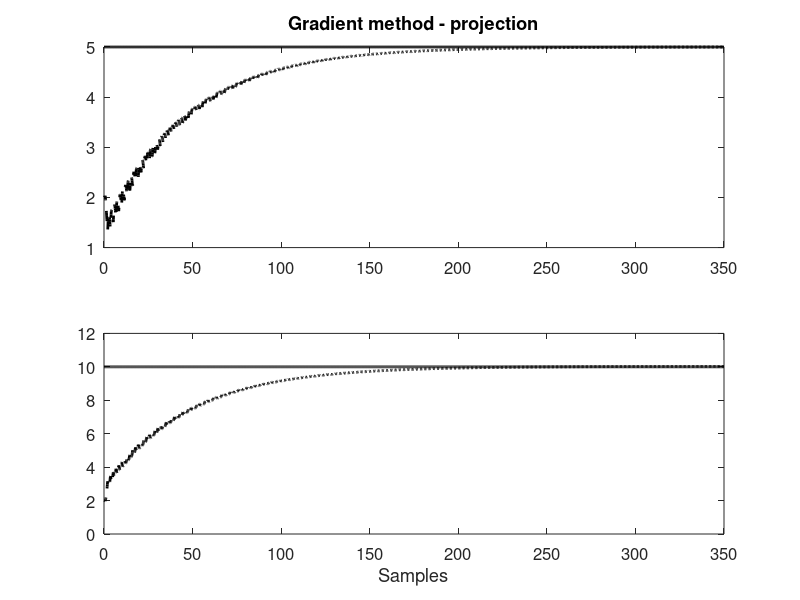

MATLAB code to generate this figure:
%script adaptado de https://edisciplinas.usp.br/course/view.php?id=81578#section-1 #

close all
clear all

%%%%%%%%%%%%%%%%%%%%%%%%%%
% dados de simulacao
% \dot{x}(t) = -ax(t)+4u(t)
% x = (b/(s+a))u, com b conhecido
%%%%%%%%%%%%%%%%%%%%%%%%%%
pkg load control;
% parâmetros nominais (ou seja, do sistema real) de onde se medirá IO
% sistema
a  = 10;
b = 5;
num = [0 b];
den = [1 a];
ftx  = tf(num,den);

% dados para simulação
N = 350;
dt = 0.1;
T = 0:dt:N;
%u = ones(1,N/dt+1);
u = 5*sin(2*T);
%Simula o sistema para a entrada u degrau unitario (saída do sistema nominal - "real")
[Y,T] = lsim(ftx,u,T);

%%%%%%%%%%%%%%%%%%%%%%%%%%%%%%%%%%%%%%%%%%%%%%%%%%%%
% algoritmo do gradiente para identificar parametros
%%%%%%%%%%%%%%%%%%%%%%%%%%%%%%%%%%%%%%%%%%%%%%%%%%%%

% parâmetros
theta(:,1)  = [2; 2];
% theta_1 = b >= 1
% theta_2 = a <= 20 && a >= -2
gamma_1 = 1.4;
gamma_2 = 4;
Gamma = [gamma_1 0; 0 gamma_2];
alpha = 1; % para o sinal de normalização ns

% z = dot(y) / Lambda
% Componentes de z com Lambda = s + 2
f_dot_y = tf([1 0],[1 2]); % s / s+2
f_phi_1 = tf([0 1],[1 2]); % 1 / s+2
f_phi_2 = tf([0 1],[1 2]); % 1 / s+2

z = lsim(f_dot_y,Y,T);
phi_1 = lsim(f_phi_1,u,T);
phi_2 = lsim(f_phi_2,-Y,T);

phi = [phi_1; phi_2];

for k = 1:N/dt
    Phi(:,k)   = [phi_1(k); phi_2(k)];
    m2          = 1 + alpha*Phi(:,k)'*Phi(:,k);
    erro(k+1)   = (z(k) - theta(:,k)'*Phi(:,k))/m2;
    %m2_b = 1 + alpha*phi_1(k)*phi_1(k);
    %m2_a = 1 + alpha*phi_2(k)*phi_2(k);
    %erro_b(k+1) = (z(k) - theta(1,k)'*phi_1(k))/m2_b;
    %erro_a(k+1) = (z(k) - theta(2,k)'*phi_2(k))/m2_a;
    %theta(:,k+1) = theta(:,k) + Gamma*dt*erro(k+1)*Phi(:,k);
    % Projecao
    if ((theta(1,k) > 1) || ((theta(1,k) == 1) && (gamma_1 * erro(k+1) * phi_1 >= 0)))
      theta(1,k+1) = theta(1,k) + gamma_1 * dt * erro(k+1) * phi_1(k);
    elseif ((theta(1,k) == 1 && (gamma_1 * erro(k+1) * phi_1(k) < 0)))
      theta(1,k+1) = theta(1,k);
    endif

    if ((theta(2,k) > -2 && theta(2,k) < 20) || ((theta(2,k) == -2) && (gamma_2 * erro(k+1) * phi_2(k) >= 0)) || ((theta(2,k) == 20) && (gamma_2 * erro(k+1) * phi_2(k) <= 0)))
      theta(2,k+1) = theta(2,k) + gamma_2 * dt * erro(k+1) * phi_2(k);
    elseif ((theta(2,k) == -2 && (gamma_2 * erro(k+1) * phi_2(k) < 0)) || (theta(2,k) == 20 && (gamma_2 * erro(k+1) * phi_2(k) > 0)))
      theta(2,k+1) = theta(2,k);
    endif
end

subplot(2,1,1);
b_plot = b*ones(1, length(theta(1,:)));
plot(T, b_plot, 'k-', 'LineWidth', 2, T, theta(1,:), 'k--', 'LineWidth', 2);
title('Gradient method - projection');
set(gca, "fontsize", 12);
%axis([0, length(T)*dt, 0, 4]);
subplot(2,1,2);
a_plot = a*ones(1, length(theta(2,:)));
plot(T, a_plot, 'k-', 'LineWidth', 2, T, theta(2,:), 'k--', 'LineWidth', 2);
set(gca, "fontsize", 12);
%axis([0, length(T)*dt, 0, 4]);
xlabel('Samples');

